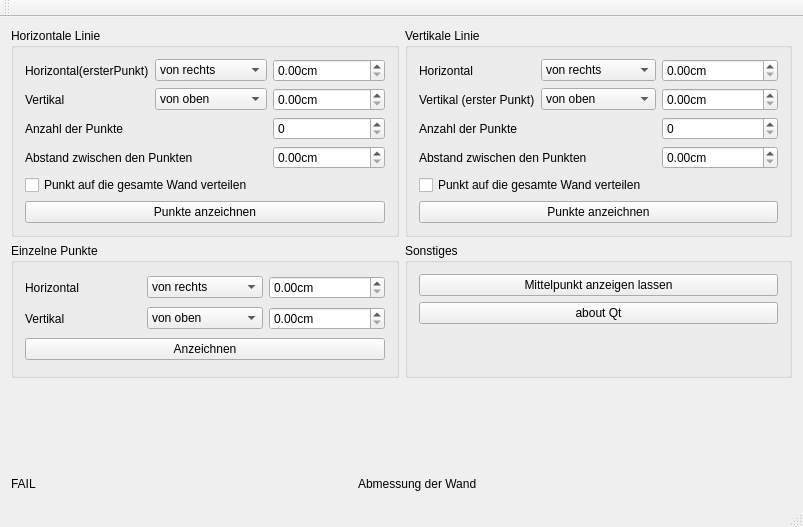
<?xml version="1.0" encoding="UTF-8"?>
<ui version="4.0">
 <class>MainWindow</class>
 <widget class="QMainWindow" name="MainWindow">
  <property name="geometry">
   <rect>
    <x>0</x>
    <y>0</y>
    <width>803</width>
    <height>527</height>
   </rect>
  </property>
  <property name="windowTitle">
   <string>WALL - Vermessungssystem</string>
  </property>
  <widget class="QWidget" name="centralWidget">
   <layout class="QVBoxLayout" name="verticalLayout_2">
    <item>
     <layout class="QGridLayout" name="gridLayout_4">
      <item row="0" column="0">
       <widget class="QGroupBox" name="gBx_horizontal">
        <property name="title">
         <string>Horizontale Linie</string>
        </property>
        <property name="checkable">
         <bool>false</bool>
        </property>
        <layout class="QGridLayout" name="gridLayout_2">
         <item row="2" column="1">
          <widget class="QComboBox" name="cBx_vertikal_h">
           <item>
            <property name="text">
             <string>von oben</string>
            </property>
           </item>
           <item>
            <property name="text">
             <string>von unten</string>
            </property>
           </item>
          </widget>
         </item>
         <item row="7" column="0" colspan="3">
          <widget class="QPushButton" name="Btn_horizontal">
           <property name="text">
            <string>Punkte anzeichnen</string>
           </property>
          </widget>
         </item>
         <item row="1" column="0">
          <widget class="QLabel" name="label_3">
           <property name="text">
            <string>Horizontal(ersterPunkt)</string>
           </property>
          </widget>
         </item>
         <item row="1" column="1">
          <widget class="QComboBox" name="cBx_horiz_h">
           <item>
            <property name="text">
             <string>von rechts</string>
            </property>
           </item>
           <item>
            <property name="text">
             <string>von links</string>
            </property>
           </item>
          </widget>
         </item>
         <item row="2" column="0">
          <widget class="QLabel" name="label_4">
           <property name="text">
            <string>Vertikal</string>
           </property>
          </widget>
         </item>
         <item row="3" column="0" colspan="2">
          <widget class="QLabel" name="label_5">
           <property name="text">
            <string>Anzahl der Punkte</string>
           </property>
          </widget>
         </item>
         <item row="1" column="2">
          <widget class="QDoubleSpinBox" name="spinBx_horiz_h">
           <property name="suffix">
            <string>cm</string>
           </property>
           <property name="decimals">
            <number>2</number>
           </property>
           <property name="maximum">
            <double>100.000000000000000</double>
           </property>
           <property name="singleStep">
            <double>1.000000000000000</double>
           </property>
          </widget>
         </item>
         <item row="3" column="2">
          <widget class="QSpinBox" name="spinBx_n_h"/>
         </item>
         <item row="5" column="2">
          <widget class="QDoubleSpinBox" name="spinBx_abst_h">
           <property name="suffix">
            <string>cm</string>
           </property>
           <property name="decimals">
            <number>2</number>
           </property>
           <property name="maximum">
            <double>100.000000000000000</double>
           </property>
           <property name="singleStep">
            <double>1.000000000000000</double>
           </property>
          </widget>
         </item>
         <item row="2" column="2">
          <widget class="QDoubleSpinBox" name="spinBx_vertikal_h">
           <property name="suffix">
            <string>cm</string>
           </property>
           <property name="decimals">
            <number>2</number>
           </property>
           <property name="maximum">
            <double>100.000000000000000</double>
           </property>
           <property name="singleStep">
            <double>1.000000000000000</double>
           </property>
          </widget>
         </item>
         <item row="5" column="0" colspan="2">
          <widget class="QLabel" name="label_6">
           <property name="text">
            <string>Abstand zwischen den Punkten</string>
           </property>
          </widget>
         </item>
         <item row="6" column="0" colspan="2">
          <widget class="QCheckBox" name="cBx_ganzeWand_h">
           <property name="text">
            <string>Punkt auf die gesamte Wand verteilen</string>
           </property>
           <property name="checked">
            <bool>false</bool>
           </property>
          </widget>
         </item>
        </layout>
       </widget>
      </item>
      <item row="0" column="1">
       <widget class="QGroupBox" name="gBx_vertikal">
        <property name="title">
         <string>Vertikale Linie</string>
        </property>
        <property name="checkable">
         <bool>false</bool>
        </property>
        <layout class="QGridLayout" name="gridLayout_3">
         <item row="2" column="0">
          <widget class="QLabel" name="label_8">
           <property name="text">
            <string>Vertikal (erster Punkt)</string>
           </property>
          </widget>
         </item>
         <item row="2" column="1">
          <widget class="QComboBox" name="cBx_vertikal_v">
           <item>
            <property name="text">
             <string>von oben</string>
            </property>
           </item>
           <item>
            <property name="text">
             <string>von unten</string>
            </property>
           </item>
          </widget>
         </item>
         <item row="6" column="0" colspan="3">
          <widget class="QPushButton" name="Btn_vertikal">
           <property name="text">
            <string>Punkte anzeichnen</string>
           </property>
          </widget>
         </item>
         <item row="1" column="0">
          <widget class="QLabel" name="label_7">
           <property name="text">
            <string>Horizontal</string>
           </property>
          </widget>
         </item>
         <item row="1" column="1">
          <widget class="QComboBox" name="cBx_horiz_v">
           <item>
            <property name="text">
             <string>von rechts</string>
            </property>
           </item>
           <item>
            <property name="text">
             <string>von links</string>
            </property>
           </item>
          </widget>
         </item>
         <item row="1" column="2">
          <widget class="QDoubleSpinBox" name="spinBx_horiz_v">
           <property name="suffix">
            <string>cm</string>
           </property>
           <property name="decimals">
            <number>2</number>
           </property>
           <property name="maximum">
            <double>100.000000000000000</double>
           </property>
           <property name="singleStep">
            <double>1.000000000000000</double>
           </property>
          </widget>
         </item>
         <item row="4" column="2">
          <widget class="QDoubleSpinBox" name="spinBx_abst_v">
           <property name="suffix">
            <string>cm</string>
           </property>
           <property name="decimals">
            <number>2</number>
           </property>
           <property name="maximum">
            <double>100.000000000000000</double>
           </property>
           <property name="singleStep">
            <double>1.000000000000000</double>
           </property>
          </widget>
         </item>
         <item row="2" column="2">
          <widget class="QDoubleSpinBox" name="spinBx_vertikal_v">
           <property name="suffix">
            <string>cm</string>
           </property>
           <property name="decimals">
            <number>2</number>
           </property>
           <property name="maximum">
            <double>100.000000000000000</double>
           </property>
           <property name="singleStep">
            <double>1.000000000000000</double>
           </property>
          </widget>
         </item>
         <item row="4" column="0" colspan="2">
          <widget class="QLabel" name="label_9">
           <property name="text">
            <string>Abstand zwischen den Punkten</string>
           </property>
          </widget>
         </item>
         <item row="3" column="2">
          <widget class="QSpinBox" name="spinBx_n_v"/>
         </item>
         <item row="3" column="0" colspan="2">
          <widget class="QLabel" name="label_10">
           <property name="text">
            <string>Anzahl der Punkte</string>
           </property>
          </widget>
         </item>
         <item row="5" column="0" colspan="3">
          <widget class="QCheckBox" name="cBx_ganzeWand_v">
           <property name="text">
            <string>Punkt auf die gesamte Wand verteilen</string>
           </property>
          </widget>
         </item>
        </layout>
       </widget>
      </item>
      <item row="1" column="0">
       <widget class="QGroupBox" name="gBx_single">
        <property name="title">
         <string>Einzelne Punkte</string>
        </property>
        <property name="checkable">
         <bool>false</bool>
        </property>
        <layout class="QGridLayout" name="gridLayout">
         <item row="0" column="0">
          <widget class="QLabel" name="label">
           <property name="text">
            <string>Horizontal</string>
           </property>
          </widget>
         </item>
         <item row="1" column="1">
          <widget class="QComboBox" name="cBx_vertikal">
           <item>
            <property name="text">
             <string>von oben</string>
            </property>
           </item>
           <item>
            <property name="text">
             <string>von unten</string>
            </property>
           </item>
          </widget>
         </item>
         <item row="1" column="2">
          <widget class="QDoubleSpinBox" name="spinBx_vertikal">
           <property name="suffix">
            <string>cm</string>
           </property>
           <property name="decimals">
            <number>2</number>
           </property>
           <property name="maximum">
            <double>100.000000000000000</double>
           </property>
           <property name="singleStep">
            <double>1.000000000000000</double>
           </property>
          </widget>
         </item>
         <item row="0" column="1">
          <widget class="QComboBox" name="cBx_horiz">
           <item>
            <property name="text">
             <string>von rechts</string>
            </property>
           </item>
           <item>
            <property name="text">
             <string>von links</string>
            </property>
           </item>
          </widget>
         </item>
         <item row="0" column="2">
          <widget class="QDoubleSpinBox" name="spinBx_horiz">
           <property name="suffix">
            <string>cm</string>
           </property>
           <property name="decimals">
            <number>2</number>
           </property>
           <property name="maximum">
            <double>100.000000000000000</double>
           </property>
           <property name="singleStep">
            <double>1.000000000000000</double>
           </property>
          </widget>
         </item>
         <item row="1" column="0">
          <widget class="QLabel" name="label_2">
           <property name="text">
            <string>Vertikal</string>
           </property>
          </widget>
         </item>
         <item row="2" column="0" colspan="3">
          <widget class="QPushButton" name="Btn_single">
           <property name="text">
            <string>Anzeichnen</string>
           </property>
          </widget>
         </item>
        </layout>
       </widget>
      </item>
      <item row="1" column="1">
       <widget class="QGroupBox" name="groupBox">
        <property name="title">
         <string>Sonstiges</string>
        </property>
        <layout class="QVBoxLayout" name="verticalLayout">
         <item>
          <widget class="QPushButton" name="Btn_middle">
           <property name="text">
            <string>Mittelpunkt anzeigen lassen</string>
           </property>
          </widget>
         </item>
         <item>
          <widget class="QPushButton" name="Btn_aboutQt">
           <property name="text">
            <string>about Qt</string>
           </property>
          </widget>
         </item>
         <item>
          <spacer name="verticalSpacer_2">
           <property name="orientation">
            <enum>Qt::Vertical</enum>
           </property>
           <property name="sizeHint" stdset="0">
            <size>
             <width>20</width>
             <height>40</height>
            </size>
           </property>
          </spacer>
         </item>
        </layout>
       </widget>
      </item>
     </layout>
    </item>
    <item>
     <spacer name="verticalSpacer">
      <property name="orientation">
       <enum>Qt::Vertical</enum>
      </property>
      <property name="sizeHint" stdset="0">
       <size>
        <width>20</width>
        <height>40</height>
       </size>
      </property>
     </spacer>
    </item>
    <item>
     <layout class="QHBoxLayout" name="horizontalLayout">
      <item>
       <widget class="QLabel" name="lb_fail">
        <property name="text">
         <string>FAIL</string>
        </property>
       </widget>
      </item>
      <item>
       <spacer name="horizontalSpacer_2">
        <property name="orientation">
         <enum>Qt::Horizontal</enum>
        </property>
        <property name="sizeHint" stdset="0">
         <size>
          <width>40</width>
          <height>20</height>
         </size>
        </property>
       </spacer>
      </item>
      <item>
       <widget class="QLabel" name="lb_wand">
        <property name="text">
         <string>Abmessung der Wand</string>
        </property>
       </widget>
      </item>
      <item>
       <spacer name="horizontalSpacer">
        <property name="orientation">
         <enum>Qt::Horizontal</enum>
        </property>
        <property name="sizeHint" stdset="0">
         <size>
          <width>40</width>
          <height>20</height>
         </size>
        </property>
       </spacer>
      </item>
     </layout>
    </item>
   </layout>
  </widget>
  <widget class="QMenuBar" name="menuBar">
   <property name="geometry">
    <rect>
     <x>0</x>
     <y>0</y>
     <width>803</width>
     <height>27</height>
    </rect>
   </property>
  </widget>
  <widget class="QToolBar" name="mainToolBar">
   <attribute name="toolBarArea">
    <enum>TopToolBarArea</enum>
   </attribute>
   <attribute name="toolBarBreak">
    <bool>false</bool>
   </attribute>
  </widget>
  <widget class="QStatusBar" name="statusBar"/>
 </widget>
 <layoutdefault spacing="6" margin="11"/>
 <resources/>
 <connections>
  <connection>
   <sender>cBx_ganzeWand_h</sender>
   <signal>toggled(bool)</signal>
   <receiver>spinBx_abst_h</receiver>
   <slot>setDisabled(bool)</slot>
   <hints>
    <hint type="sourcelabel">
     <x>241</x>
     <y>255</y>
    </hint>
    <hint type="destinationlabel">
     <x>403</x>
     <y>223</y>
    </hint>
   </hints>
  </connection>
  <connection>
   <sender>cBx_ganzeWand_v</sender>
   <signal>toggled(bool)</signal>
   <receiver>spinBx_abst_v</receiver>
   <slot>setDisabled(bool)</slot>
   <hints>
    <hint type="sourcelabel">
     <x>783</x>
     <y>256</y>
    </hint>
    <hint type="destinationlabel">
     <x>783</x>
     <y>224</y>
    </hint>
   </hints>
  </connection>
  <connection>
   <sender>cBx_ganzeWand_h</sender>
   <signal>toggled(bool)</signal>
   <receiver>spinBx_horiz_h</receiver>
   <slot>setDisabled(bool)</slot>
   <hints>
    <hint type="sourcelabel">
     <x>206</x>
     <y>255</y>
    </hint>
    <hint type="destinationlabel">
     <x>342</x>
     <y>87</y>
    </hint>
   </hints>
  </connection>
  <connection>
   <sender>cBx_ganzeWand_v</sender>
   <signal>clicked(bool)</signal>
   <receiver>spinBx_vertikal_v</receiver>
   <slot>setDisabled(bool)</slot>
   <hints>
    <hint type="sourcelabel">
     <x>653</x>
     <y>242</y>
    </hint>
    <hint type="destinationlabel">
     <x>713</x>
     <y>132</y>
    </hint>
   </hints>
  </connection>
 </connections>
</ui>
